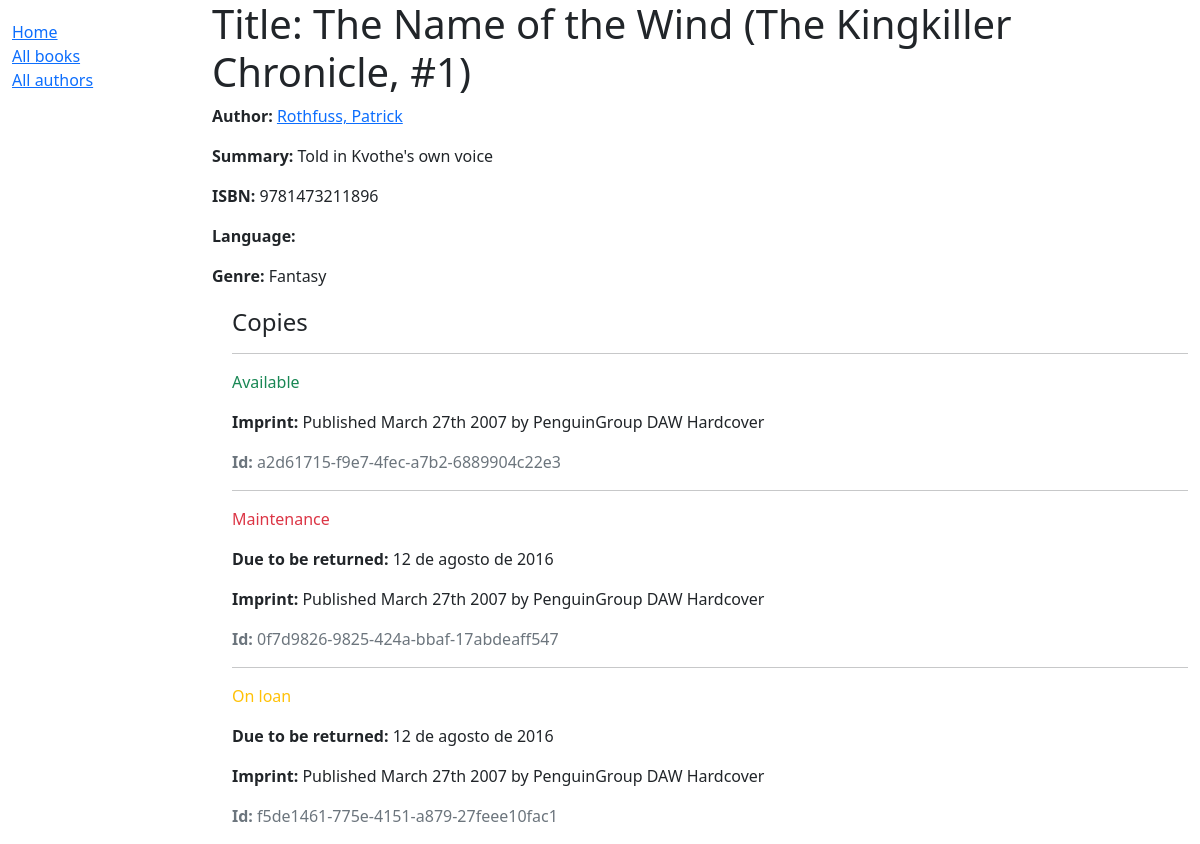
/catalog/book/1, run on the app's committed database.
### catalog/models.py (models this page shows, shortened)
class Book(models.Model):
    title = models.CharField(max_length=200)
    author = models.ForeignKey('Author', on_delete=models.SET_NULL, null=True)
    summary = models.TextField(max_length=1000, help_text='Enter a brief description of the book')
    isbn = models.CharField('ISBN', max_length=13, unique=True,
                             help_text='13 Character <a href="https://www.isbn-international.org/content/what-isbn">ISBN number</a>')
    genre = models.ManyToManyField(Genre, help_text='Select a genre for this book')
    def display_genre(self):
        return ', '.join(genre.name for genre in self.genre.all()[:3])
    display_genre.short_description = 'Genre'

class Author(models.Model):
    first_name = models.CharField(max_length=100)
    last_name = models.CharField(max_length=100)
    date_of_birth = models.DateField(null=True, blank=True)
    date_of_death = models.DateField('Died', null=True, blank=True)
    class Meta:
        ordering = ['last_name', 'first_name']
    def __str__(self):
        return f'{self.last_name}, {self.first_name}'

class Genre(models.Model):
    name = models.CharField(max_length=200, help_text='Enter a book genre (e.g. Science Fiction)')
    def __str__(self):
        return self.name

class BookInstance(models.Model):
    id = models.UUIDField(primary_key=True, default=uuid.uuid4, help_text='Unique ID for this particular book across whole library')
    book = models.ForeignKey('Book', on_delete=models.RESTRICT, null=True)
    imprint = models.CharField(max_length=200)
    due_back = models.DateField(null=True, blank=True)
    LOAN_STATUS = (
        ('m', 'Maintenance'),
        ('o', 'On loan'),
        ('a', 'Available'),
        ('r', 'Reserved'),
    )
    status = models.CharField(
        max_length=1,
        choices=LOAN_STATUS,
        blank=True,
        default='m',
        help_text='Book availability',
    )
    class Meta:
        ordering = ['due_back']

### catalog/views.py (the view)
# urls.py: path('book/<int:pk>', views.BookDetailView.as_view(), name='book-detail'),
class BookDetailView(generic.DetailView):
    model = Book

### catalog/templates/catalog/book_detail.html
{% extends "base_generic.html" %}
{% block content %}
  <h1>Title: {{ book.title }}</h1>
  <p><strong>Author:</strong> <a href="">{{ book.author }}</a></p>
  <p><strong>Summary:</strong> {{ book.summary }}</p>
  <p><strong>ISBN:</strong> {{ book.isbn }}</p>
  <p><strong>Language:</strong> {{ book.language }}</p>
  <p><strong>Genre:</strong> {{ book.genre.all|join:", " }}</p>
  <div style="margin-left:20px;margin-top:20px">
    <h4>Copies</h4>
    {% for copy in book.bookinstance_set.all %}
      <hr />
      <p
        class="{% if copy.status == 'a' %}text-success{% elif copy.status == 'm' %}text-danger{% else %}text-warning{% endif %}">
        {{ copy.get_status_display }}
      </p>
      {% if copy.status != 'a' %}
        <p><strong>Due to be returned:</strong> {{ copy.due_back }}</p>
      {% endif %}
      <p><strong>Imprint:</strong> {{ copy.imprint }}</p>
      <p class="text-muted"><strong>Id:</strong> {{ copy.id }}</p>
    {% endfor %}
  </div>
{% endblock %}

### catalog/templates/base_generic.html (shortened to what this page needs)
<!DOCTYPE html>
<html lang="en">
  <head>
    <link
      href="https://cdn.jsdelivr.net/npm/bootstrap@5.1.3/dist/css/bootstrap.min.css"
      rel="stylesheet"
 />
    {% load static %}
    <link rel="stylesheet" href="{% static 'css/styles.css' %}" />
  </head>
  <body>
    <div class="container-fluid">
      <div class="row">
        <div class="col-sm-2">
          {% block sidebar %}
            <ul class="sidebar-nav">
              <li><a href="{% url 'index' %}">Home</a></li>
              <li><a href="{% url 'books' %}">All books</a></li>
              <li><a href="">All authors</a></li>
            </ul>
          {% endblock %}
        </div>
        <div class="col-sm-10 ">{% block content %}{% endblock %}
        </div>
      </div>
    </div>
  </body>
</html>

### catalog/static/css/styles.css (style rules this page uses)
.sidebar-nav { margin-top: 20px; padding: 0; list-style: none; }

### data on the page
Book: author "Rothfuss, Patrick", summary "Told in Kvothe's own voice", isbn "9781473211896", genre.all "Fantasy"
BookInstance: status "Available", imprint "Published March 27th 2007 by PenguinGroup DAW Hardcover", id "a2d61715-f9e7-4fec-a7b2-6889904c22e3"
BookInstance: status "Maintenance", due_back "12 de agosto de 2016", imprint "Published March 27th 2007 by PenguinGroup DAW Hardcover", id "0f7d9826-9825-424a-bbaf-17abdeaff547"
BookInstance: status "On loan", due_back "12 de agosto de 2016", imprint "Published March 27th 2007 by PenguinGroup DAW Hardcover", id "f5de1461-775e-4151-a879-27feee10fac1"
